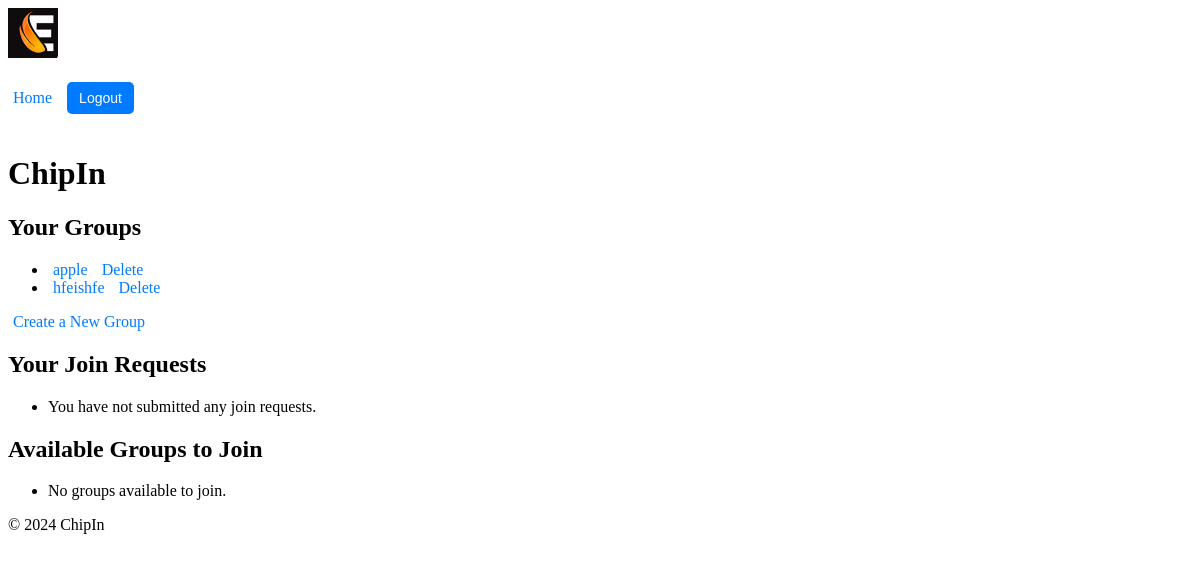
Page /chipin/ (signed in) on the earlier database version.
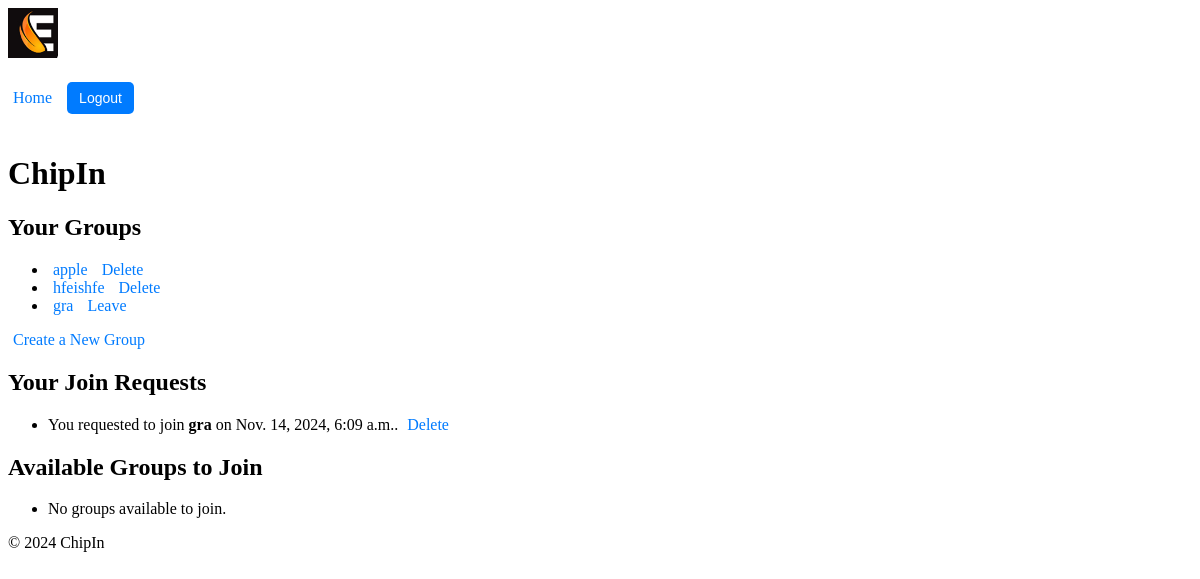
Same page on the later database version.
### chipin/models.py (models this page shows, shortened)
class Group(models.Model):
    name = models.CharField(max_length=100)
    admin = models.ForeignKey(User, on_delete=models.CASCADE, related_name='admin_groups')
    members = models.ManyToManyField(User, related_name='group_memberships', blank=True)
    invited_users = models.ManyToManyField(User, related_name='pending_invitations', blank=True)

class GroupJoinRequest(models.Model):
    user = models.ForeignKey(User, on_delete=models.CASCADE)
    group = models.ForeignKey(Group, on_delete=models.CASCADE, related_name='join_requests')
    is_approved = models.BooleanField(default=False)
    votes = models.ManyToManyField(User, related_name='votes', blank=True)  # Tracks users who voted
    created_at = models.DateTimeField(auto_now_add=True)

### chipin/views.py (the view)
# urls.py: path("", views.home, name="home"),
@login_required
def home(request):
    user = request.user
    pending_invitations = Group.objects.filter(invited_users__email=request.user.email) # Get pending group invitations for the current user
    user_groups = user.group_memberships.all()  # Get groups the user is a member of
    user_join_requests = GroupJoinRequest.objects.filter(user=user)  # Get join requests sent by the user
    available_groups = Group.objects.exclude(members=user).exclude(join_requests__user=user) # Get groups the user is not a member of and the user has not requested to join
    context = {
        'pending_invitations': pending_invitations,
        'user_groups': user_groups,
        'user_join_requests': user_join_requests,
        'available_groups': available_groups
    }
    return render(request, 'chipin/home.html', context)

### chipin/context_processors.py (called while the page is built)
def user_profile(request):
    if request.user.is_authenticated:
        try:
            return {'nickname': request.user.profile.nickname}
        except Profile.DoesNotExist:
            return {'nickname': request.user.username}  # Fallback to username if no profile exists
    return {}

### chipin/templates/chipin/home.html (shortened to what this page needs)
{% extends 'chipin/base.html' %}
{% load static %}
{% block content %}
    <h1>ChipIn</h1>
    <h2>Your Groups</h2>
    <ul>
        {% for group in user.group_memberships.all %}
        <li>
            <a href="{% url 'chipin:group_detail' group.id %}">{{ group.name }}</a>
            {% if group.admin == request.user %}
                <a href="{% url 'chipin:delete_group' group.id %}" onclick="return confirm('Are you sure you want to delete this group?');">Delete</a>
            {% else %}
                <a href="{% url 'chipin:leave_group' group.id %}" onclick="return confirm('Are you sure you want to leave this group?');">Leave</a>
            {% endif %}
        </li>
        {% empty %}
        <li>You are not a member of any group yet.</li>
        {% endfor %}
    </ul>
    <a href="{% url 'chipin:create_group' %}">Create a New Group</a>
    <h2>Your Join Requests</h2>
    <ul>
        {% for join_request in user_join_requests %}
        <li>
            You requested to join <strong>{{ join_request.group.name }}</strong> on {{ join_request.created_at }}.
            <a href="{% url 'chipin:delete_join_request' join_request.id %}" onclick="return confirm('Are you sure you want to delete this join request?');">Delete</a>
        </li>
        {% empty %}
        <li>You have not submitted any join requests.</li>
        {% endfor %}
    </ul>
    <h2>Available Groups to Join</h2>
    <ul>
        {% for group in available_groups %}
        <li>
            <a href="{% url 'chipin:group_detail' group.id %}">{{ group.name }}</a>
            <span>- Admin: {{ group.admin.profile.nickname }}</span>
        </li>
        {% empty %}
        <li>No groups available to join.</li>
        {% endfor %}
    </ul>
{% endblock %}

Differences in the rows shown:
added Group: name "gra", shows "Leave"
added GroupJoinRequest: group.name "gra", created_at "Nov. 14, 2024, 6:09 a.m."
Other differences:
text no longer shown: "You have not submitted any join requests."
